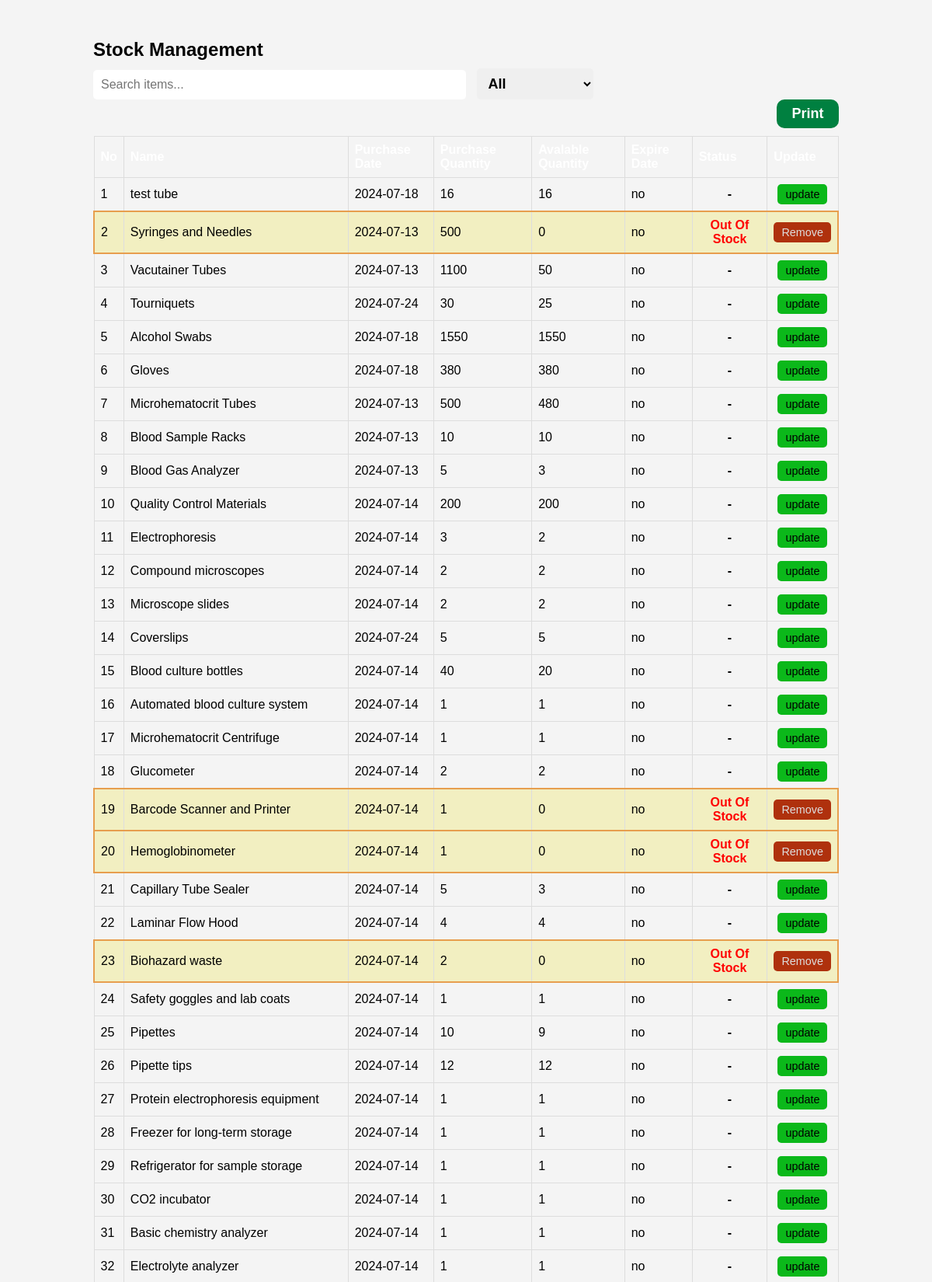
Page /MLT/stock-manage.php (upper part) on the committed database.
### tables this page shows
CREATE TABLE IF NOT EXISTS `mlt_equipments` (
  `id` int NOT NULL AUTO_INCREMENT,
  `name` varchar(100) DEFAULT NULL,
  `quantity` int DEFAULT NULL,
  `purchase_date` date DEFAULT NULL,
  `avalable_quantity` int DEFAULT NULL,
  `expire_date` date DEFAULT NULL,
  `view` int DEFAULT '1',
  PRIMARY KEY (`id`)
);

### connection.php (called while the page is built, shortened)
<?php
class Database
{
    public static $connection;
    public static function SetUpConnection()
    {
        if (!isset(Database::$connection)) {
            Database::$connection = new mysqli(DB_HOST, DB_USER, DB_PASS, DB_NAME, DB_PORT);
        }
    }
    public static function search($q)
    {
        return Database::$connection->query($q);
    }
}

### MLT/stock-manage.php (the view, shortened to what this page needs)
<head>
</head>
<body>
    <div class="container">
        <h2 class="stock-header">Stock Management</h2>
        <input type="text" id="searchBar" placeholder="Search items..." onkeyup="filterTable()">
        <select id="statusFilter" onchange="filterTable()">
            <option value="all">All</option>
        </select>
        <div class="print"><button onclick="downloadStockTableAsExcel()">Print</button></div>
        <table id="medicineTable">
            <thead>
                <tr>
                    <th>No</th>
                    <th>Name</th>
                    <th>Purchase Date</th>
                    <th>Purchase Quantity</th>
                    <th>Avalable Quantity</th>
                    <th>Expire Date</th>
                    <th>Status</th>
                    <th>Update</th>
                </tr>
            </thead>
            <tbody id="stmediTable">
                <?php
                require_once "../connection.php";
                $d = new DateTime();
                $tz = new DateTimeZone("Asia/Colombo");
                $d->setTimezone($tz);
                $date = $d->format('Y-m-d');
                $i = 1;
                $equResultSet = Database::search("SELECT id,name, quantity, purchase_date,avalable_quantity,expire_date FROM mlt_equipments WHERE `view` = '1' ");
                while ($row = $equResultSet->fetch_assoc()) {
                ?>
                    <tr class="<?php if (($row["avalable_quantity"] == 0 && $row["expire_date"] > $date) || ($row["avalable_quantity"] == 0 && $row["expire_date"] == null)) {
                                    echo 'outofStoc';
                                } else if ($row["expire_date"] <= $date && $row["expire_date"] != null) {
                                    echo 'expire';
                                } ?>">
                        <td><?php echo $i++ ?></td>
                        <td><?php echo $row["name"] ?></td>
                        <td><?php echo $row["purchase_date"] ?></td>
                        <td><?php echo $row["quantity"] ?></td>
                        <td><?php echo $row["avalable_quantity"] ?></td>
                        <td><?php if ($row["expire_date"] == "" || $row["expire_date"] == null) {
                                echo "no";
                            } else {
                                echo $row["expire_date"];
                            } ?></td>
                        <td style="color: red; font-weight: 900;text-align: center;"><?php if (($row["avalable_quantity"] == 0 && $row["expire_date"] > $date) || ($row["avalable_quantity"] == 0 && $row["expire_date"] == null)) {
                                                                                            echo 'Out Of Stock';
                                                                                        } else if ($row["expire_date"] <= $date && $row["expire_date"] != null) {
                                                                                            echo 'Expired';
                                                                                        } else{
                                                                                            echo '<span style="color: Black;">-</span>';
                                                                                        }?></td>
                        <?php
                        if ($row["avalable_quantity"] == 0 ||  ($row["expire_date"] <= $date && $row["expire_date"] != null)) {
                        ?>
                            <td style="text-align: center;"><button style="background-color: #AF310D ; color: #ddd;" onclick="updateEquiDetails('<?php echo $row['id'] ?>','remove');" class="status-btn ">Remove</button></td>
                        <?php
                        } else  {
                        ?>
                            <td style="text-align: center;"><button onclick="showUpdateModel('<?php echo $row['id'] ?>');" class="status-btn ">update</button></td>
                        <?php
                        }
                        ?>
                    </tr>
                <?php
                }
                ?>
            </tbody>
        </table>
    </div>
</body>

### MLT/stock-manage.php (style rules this page uses)
body { font-family: Arial, sans-serif; background-color: #f4f4f4; margin: 0; padding: 0; }
.container { width: 80%; margin: auto; overflow: hidden; }
.stock-header { margin-top: 50px; margin-bottom: 10px; color: var(--base-color); }
table { width: 100%; border-collapse: collapse; }
table, th, td { border: 1px solid #ddd; }
th, td { padding: 8px; text-align: left; }
th { background-color: var(--base-color); color: white; }
#searchBar { width: 50%; min-width: 200px; padding: 10px; border: 1px solid var(--medium-gray); border-radius: 5px; font-size: 16px; outline: none; }
.status-btn { padding: 5px 10px; border: none; border-radius: 5px; font-size: 0.9em; cursor: pointer; background-color: #0BB81A; }
.expire, .outofStoc { background-color: rgba(236, 224, 74, 0.301); border: #e79e4e solid 2px; cursor: not-allowed; }
select { width: 150px; font-size: 18px; font-weight: 700; height: 40px; margin-left: 10px; padding-left: 10px; border-radius: 5px; border: 1px solid var(--medium-gray); }
.print { width: 100%; text-align: end; padding-bottom: 10px; }
.print button { background-color: #008040; padding: 8px; width:80px; border-radius: 10px; font-size: large; font-weight: 800; border: none; color: #fff; }

### rows in the picture
mlt_equipments: name "test tube", purchase_date "2024-07-18", quantity "16", avalable_quantity "16", shows "no"
mlt_equipments: name "Syringes and Needles", purchase_date "2024-07-13", quantity "500", avalable_quantity "0", shows "no", shows "Out Of Stock"
mlt_equipments: name "Vacutainer Tubes", purchase_date "2024-07-13", quantity "1100", avalable_quantity "50", shows "no"
mlt_equipments: name "Tourniquets", purchase_date "2024-07-24", quantity "30", avalable_quantity "25", shows "no"
mlt_equipments: name "Alcohol Swabs", purchase_date "2024-07-18", quantity "1550", avalable_quantity "1550", shows "no"
mlt_equipments: name "Gloves", purchase_date "2024-07-18", quantity "380", avalable_quantity "380", shows "no"
mlt_equipments: name "Microhematocrit Tubes", purchase_date "2024-07-13", quantity "500", avalable_quantity "480", shows "no"
mlt_equipments: name "Blood Sample Racks", purchase_date "2024-07-13", quantity "10", avalable_quantity "10", shows "no"
mlt_equipments: name "Blood Gas Analyzer", purchase_date "2024-07-13", quantity "5", avalable_quantity "3", shows "no"
mlt_equipments: name "Quality Control Materials", purchase_date "2024-07-14", quantity "200", avalable_quantity "200", shows "no"
mlt_equipments: name "Electrophoresis", purchase_date "2024-07-14", quantity "3", avalable_quantity "2", shows "no"
mlt_equipments: name "Compound microscopes", purchase_date "2024-07-14", quantity "2", avalable_quantity "2", shows "no"
mlt_equipments: name "Microscope slides", purchase_date "2024-07-14", quantity "2", avalable_quantity "2", shows "no"
mlt_equipments: name "Coverslips", purchase_date "2024-07-24", quantity "5", avalable_quantity "5", shows "no"
mlt_equipments: name "Blood culture bottles", purchase_date "2024-07-14", quantity "40", avalable_quantity "20", shows "no"
mlt_equipments: name "Automated blood culture system", purchase_date "2024-07-14", quantity "1", avalable_quantity "1", shows "no"
mlt_equipments: name "Microhematocrit Centrifuge", purchase_date "2024-07-14", quantity "1", avalable_quantity "1", shows "no"
mlt_equipments: name "Glucometer", purchase_date "2024-07-14", quantity "2", avalable_quantity "2", shows "no"
mlt_equipments: name "Barcode Scanner and Printer", purchase_date "2024-07-14", quantity "1", avalable_quantity "0", shows "no", shows "Out Of Stock"
mlt_equipments: name "Hemoglobinometer", purchase_date "2024-07-14", quantity "1", avalable_quantity "0", shows "Out Of Stock"
mlt_equipments: name "Capillary Tube Sealer", purchase_date "2024-07-14", quantity "5", avalable_quantity "3", shows "no"
mlt_equipments: name "Laminar Flow Hood", purchase_date "2024-07-14", quantity "4", avalable_quantity "4", shows "no"
mlt_equipments: name "Biohazard waste", purchase_date "2024-07-14", quantity "2", avalable_quantity "0", shows "no", shows "Out Of Stock"
mlt_equipments: name "Safety goggles and lab coats", purchase_date "2024-07-14", quantity "1", avalable_quantity "1", shows "no"
mlt_equipments: name "Pipettes", purchase_date "2024-07-14", quantity "10", avalable_quantity "9", shows "no"
mlt_equipments: name "Pipette tips", purchase_date "2024-07-14", quantity "12", avalable_quantity "12", shows "no"
mlt_equipments: name "Protein electrophoresis equipment", purchase_date "2024-07-14", quantity "1", avalable_quantity "1", shows "no"
mlt_equipments: name "Freezer for long-term storage", purchase_date "2024-07-14", quantity "1", avalable_quantity "1", shows "no"
mlt_equipments: name "Refrigerator for sample storage", purchase_date "2024-07-14", quantity "1", avalable_quantity "1", shows "no"
mlt_equipments: name "CO2 incubator", purchase_date "2024-07-14", quantity "1", avalable_quantity "1", shows "no"
mlt_equipments: name "Basic chemistry analyzer", purchase_date "2024-07-14", quantity "1", avalable_quantity "1", shows "no"
mlt_equipments: name "Electrolyte analyzer", purchase_date "2024-07-14", quantity "1", avalable_quantity "1", shows "no"
